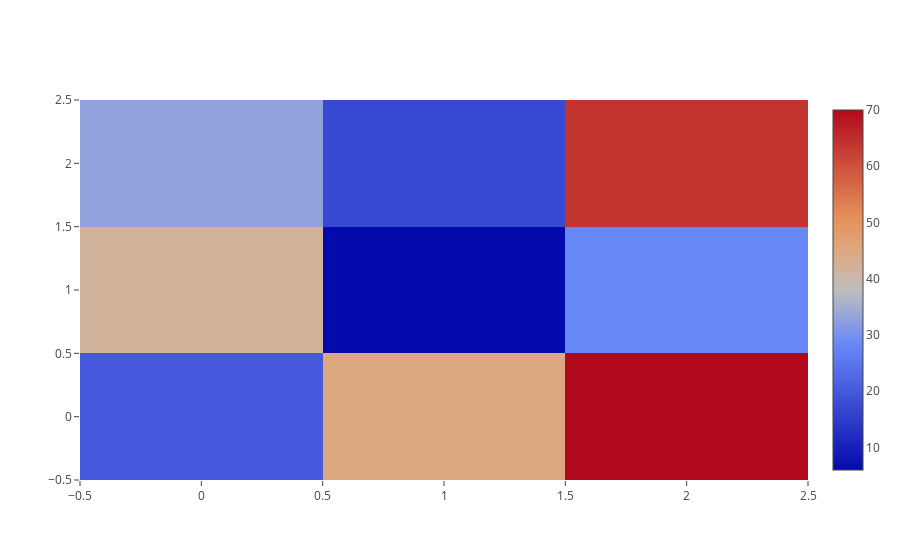

This figure's notebook cell:
### Markdown cell above
The first list is at the bottom of the heatmap

### Code cell
data=[trace]

offline.iplot(data)

### Figure 1 — Plotly figure (JSON) as saved in the notebook; plotly's stock layout.template omitted (floating-point values rounded to 4 significant figures)
{"data": [{"type": "heatmap", "uid": "92d9389e-9b8c-11e8-9dbe-6030d4660e22", "z": [[20, 45, 70], [42, 6, 28], [33, 17, 64]]}], "layout": {}}
